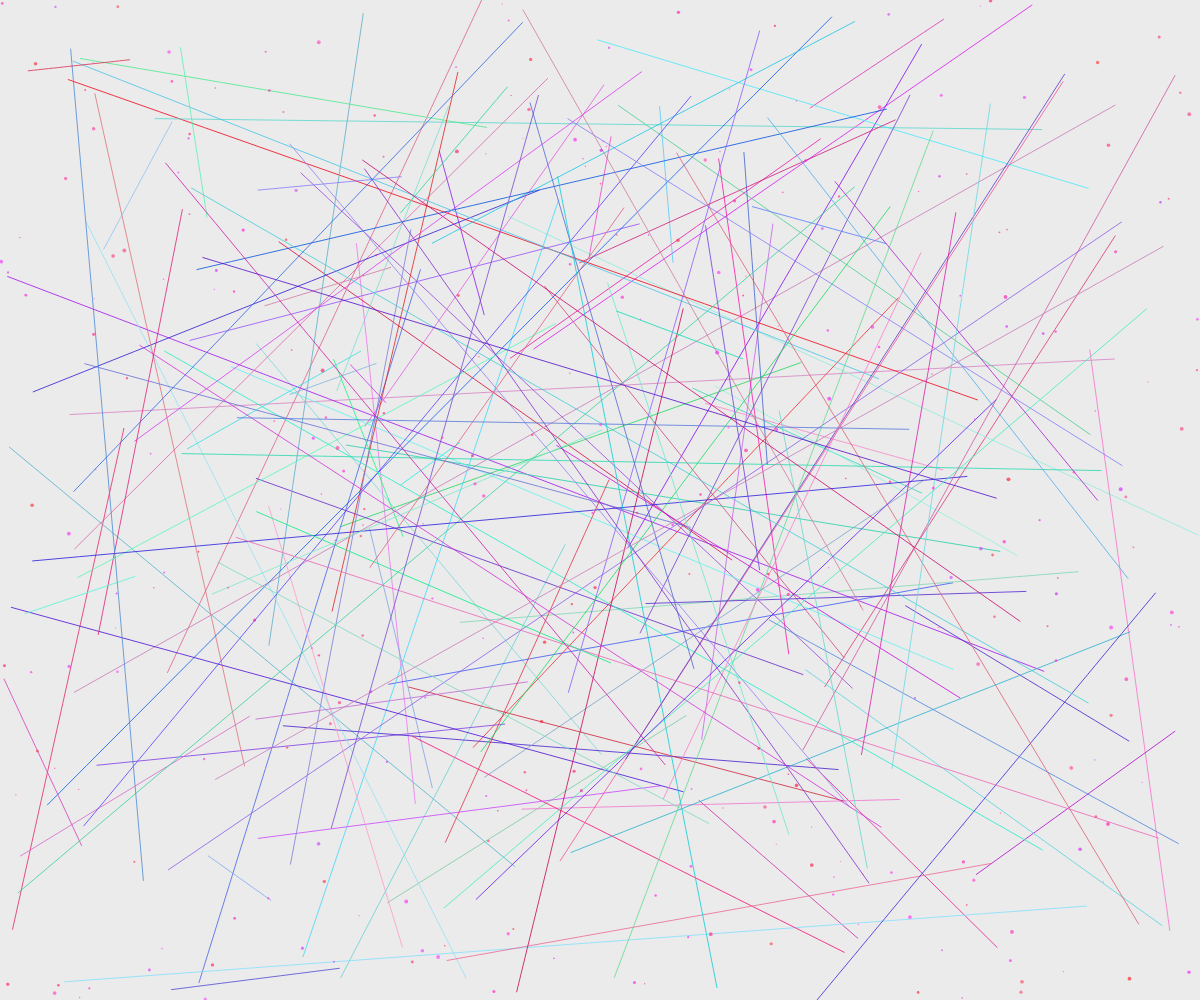
Frame 1 (no input)
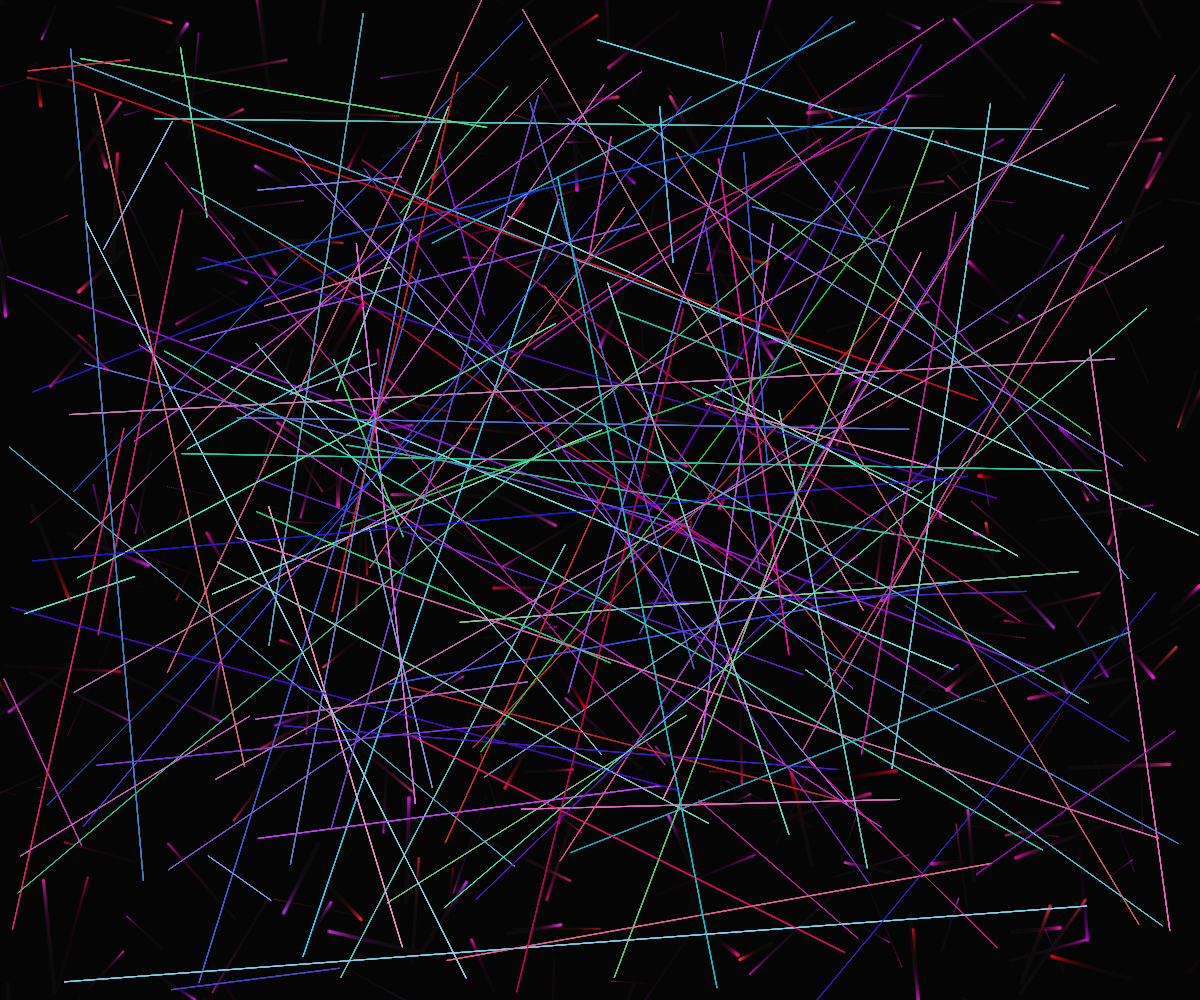
Frame 60 (no input)
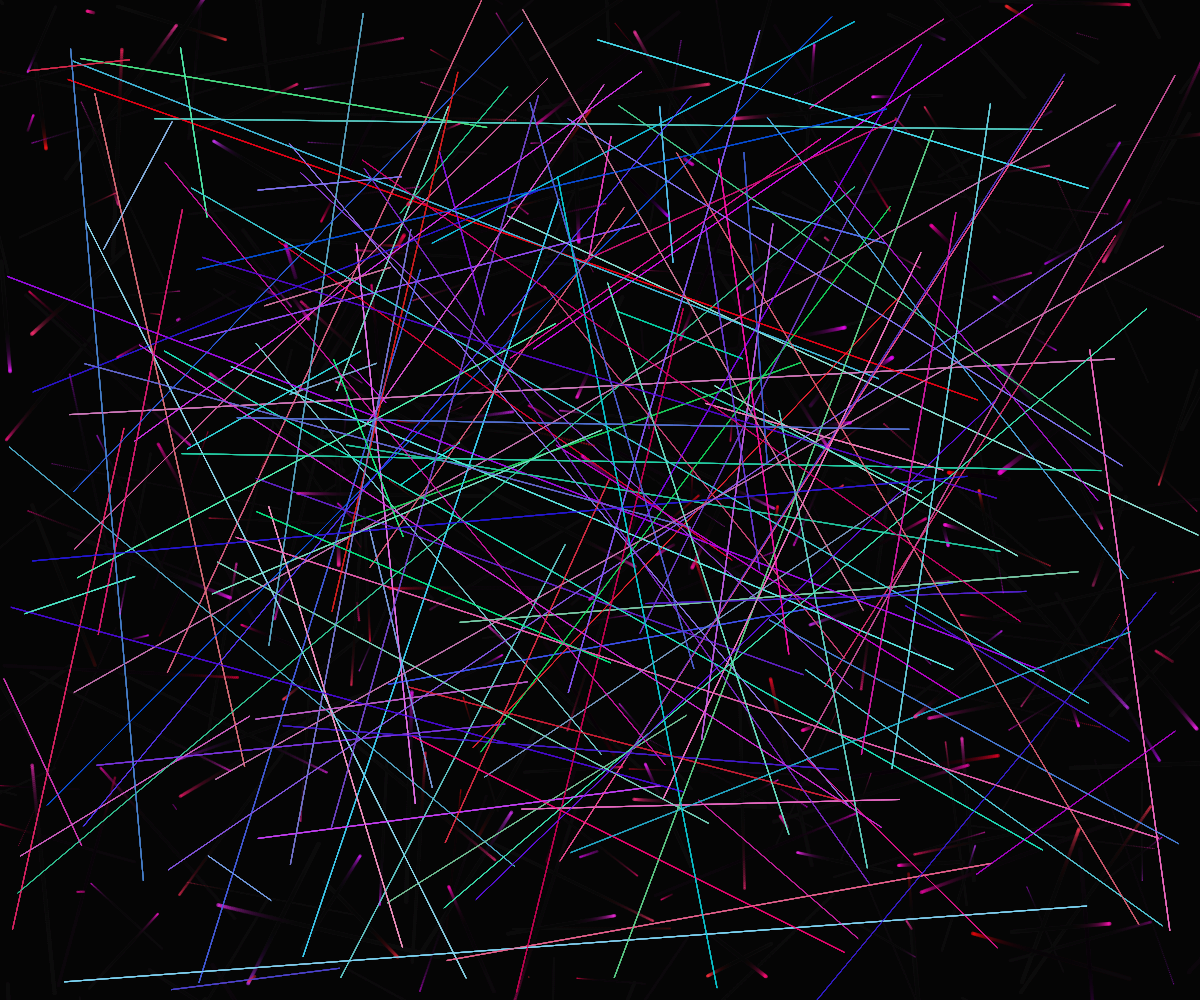
Frame 120 (the mouse pressed at the canvas centre since frame 60)

The p5.js sketch that drew these frames (run headless with seeded random() and noise() and a simulated clock; from frame 60 on, the mouse is pressed at the canvas centre):

// p5.js sketch
// ── sketch.js
let lines = [];
let particles = [];
let time = 0;
const NUM_LINES = 150;
const NUM_PARTICLES = 300;
const MAX_SEGMENTS = 20;

class Line {
  constructor() {
    this.segments = [];
    this.color = color(random(100, 255), random(100, 255), random(200, 255), 200);
    this.create();
  }

  create() {
    const start = createVector(random(width), random(height));
    const end = createVector(random(width), random(height));
    const length = p5.Vector.dist(start, end);
    const step = length / MAX_SEGMENTS;
    this.segments = [];
    for (let i = 0; i <= MAX_SEGMENTS; i++) {
      const t = i / MAX_SEGMENTS;
      const pos = p5.Vector.lerp(start, end, t);
      this.segments.push({
        pos: pos.copy(),
        originalPos: pos.copy(),
        speed: random(0.5, 2),
        phase: random(TWO_PI)
      });
    }
  }

  update() {
    for (let i = 0; i < this.segments.length; i++) {
      const seg = this.segments[i];
      const pulse = sin(time * 0.01 + seg.phase) * 0.5 + 0.5;
      const offset = p5.Vector.sub(seg.originalPos, seg.pos);
      seg.pos.add(offset.mult(pulse * 0.1));
    }
  }

  draw() {
    beginShape();
    for (let i = 0; i < this.segments.length; i++) {
      const seg = this.segments[i];
      vertex(seg.pos.x, seg.pos.y);
    }
    endShape();
  }
}

class Particle {
  constructor() {
    this.reset();
  }

  reset() {
    this.pos = createVector(random(width), random(height));
    this.vel = p5.Vector.random2D().mult(random(0.5, 2));
    this.life = random(100, 300);
    this.size = random(1, 4);
    this.color = color(random(200, 255), random(200, 255), 255, 150);
  }

  update() {
    this.pos.add(this.vel);
    this.life--;
    if (this.life <= 0) {
      this.reset();
    }
  }

  draw() {
    noStroke();
    fill(this.color);
    ellipse(this.pos.x, this.pos.y, this.size);
  }
}

function setup() {
  createCanvas(windowWidth, windowHeight);
  colorMode(HSB, 255);

  for (let i = 0; i < NUM_LINES; i++) {
    lines.push(new Line());
  }

  for (let i = 0; i < NUM_PARTICLES; i++) {
    particles.push(new Particle());
  }
}

function draw() {
  background(10, 10, 10, 20);

  time++;

  // Update and draw lines
  for (let line of lines) {
    line.update();
    stroke(line.color);
    strokeWeight(1);
    line.draw();
  }

  // Update and draw particles
  for (let particle of particles) {
    particle.update();
    particle.draw();
  }

  // Occasionally create sparks
  if (frameCount % 30 === 0) {
    const spark = new Particle();
    spark.pos.set(random(width), random(height));
    spark.vel = p5.Vector.random2D().mult(random(1, 4));
    spark.life = random(50, 100);
    spark.size = random(2, 6);
    particles.push(spark);
  }

  // Occasionally break lines
  if (frameCount % 120 === 0) {
    const idx = floor(random(lines.length));
    lines[idx].create();
  }
}
